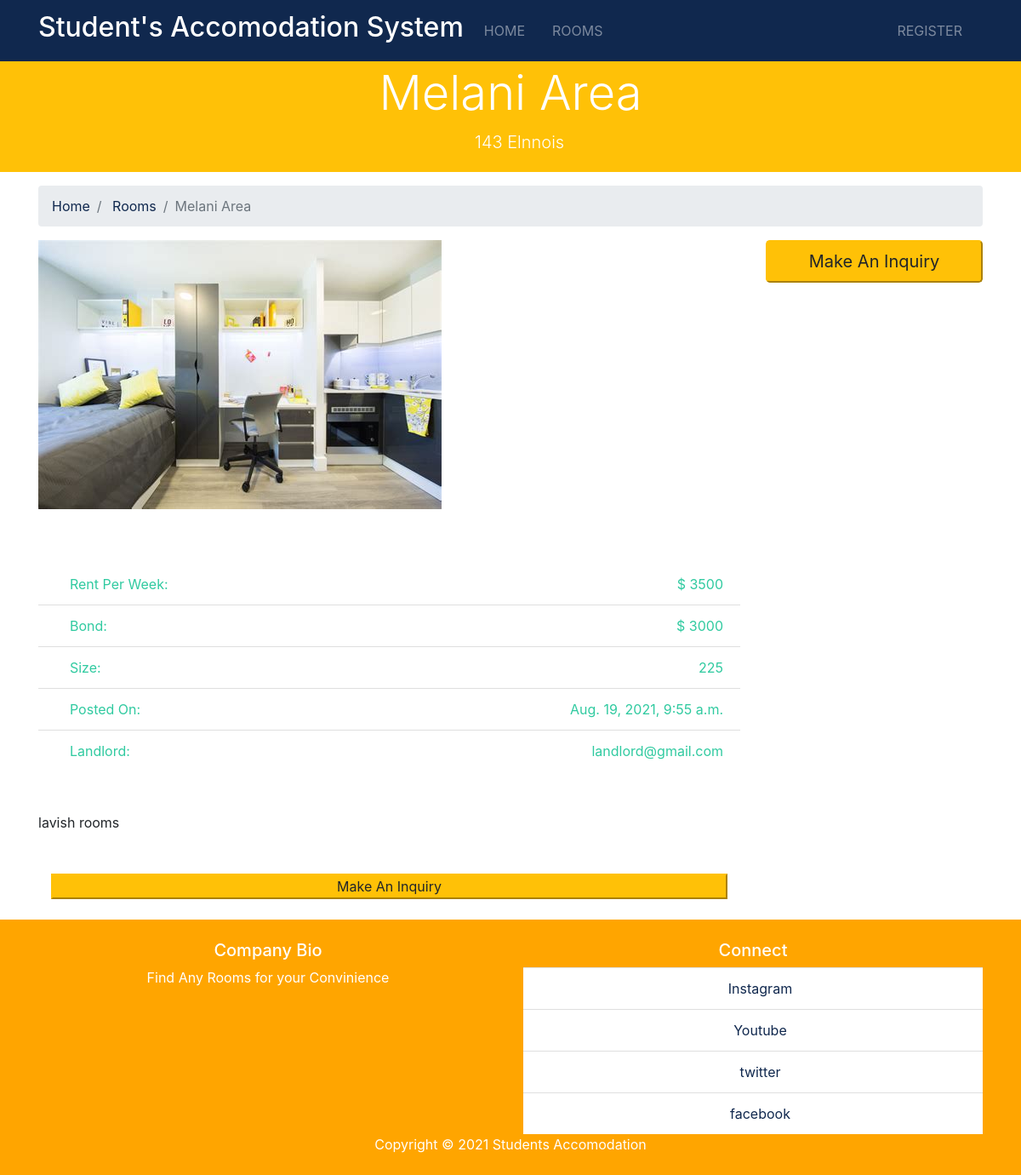
The page /1 on the database its author committed.
### apartments/models.py (models this page shows, shortened)
class Room(models.Model):
    statuses = (('under review', 'under review'),
                ('approved', 'approved'),
                ('submitted', 'submitted'),
                ('rejected', 'rejected'),)
    landlord = models.ForeignKey(Landlord, on_delete=models.DO_NOTHING)
    title = models.CharField(max_length=200)
    address = models.CharField(max_length=200)
    description = models.TextField()
    rent = models.IntegerField()
    bond_amount = models.IntegerField()
    size = models.IntegerField()
    photo_main = models.ImageField(upload_to='rooms/%Y/%m/%d/')
    photo_1 = models.ImageField(upload_to='rooms/%Y/%m/%d/', blank=True)
    photo_2 = models.ImageField(upload_to='rooms/%Y/%m/%d/', blank=True)
    photo_3 = models.ImageField(upload_to='rooms/%Y/%m/%d/', blank=True)
    photo_4 = models.ImageField(upload_to='rooms/%Y/%m/%d/', blank=True)
    photo_5 = models.ImageField(upload_to='rooms/%Y/%m/%d/', blank=True)
    photo_6 = models.ImageField(upload_to='rooms/%Y/%m/%d/', blank=True)
    photo_7 = models.ImageField(upload_to='rooms/%Y/%m/%d/', blank=True)
    photo_8 = models.ImageField(upload_to='rooms/%Y/%m/%d/', blank=True)
    photo_9 = models.ImageField(upload_to='rooms/%Y/%m/%d/', blank=True)
    is_available = models.BooleanField(default=False)
    is_approved = models.BooleanField(default=False)
    status = models.CharField(max_length=100, choices=statuses)
    list_date = models.DateTimeField(default=datetime.now, blank=True)

### landlord/models.py (models this page shows)
class Landlord(models.Model):
    user = models.ForeignKey(User, on_delete=models.CASCADE)
    def __str__(self):
        return self.user.username

### apartments/views.py (the view)
# urls.py: path('<int:room_id>', views.room, name='room'),
def room(request, room_id):
    room = get_object_or_404(Room, pk=room_id)
    context = {
        'room': room
    }
    return render(request, 'pages/room.html', context)

### templates/pages/room.html (shortened to what this page needs)
{%extends 'base.html'%}
{%load humanize%}
{%block content%}
<section id="showcase-inner" class="py-1 text-white btn-warning">
    <div class="container">
        <div class="row text-center">
            <div class="col-md-12">
                <h1 class="display-4">{{room.title}}</h1>
                <p class="lead">
                    <i class="fas fa-map-marker"></i> {{room.address}}
                </p>
            </div>
        </div>
    </div>
</section>
<section id="bc" class="mt-3">
    <div class="container">
        <nav>
            <ol class="breadcrumb">
                <li class="breadcrumb-item">
                    <a href="{%url 'apartments:rooms'%}">Home</a>
                </li>
                <li class="breadcrumb-item">
                    <a href="{%url 'apartments:rooms'%}">Rooms</a>
                </li>
                <li class="breadcrumb-item active">{{room.title}}</li>
            </ol>
        </nav>
    </div>
</section>
<section id="listing" class="">
    <div class="container">
        <div class="row">
            <div class="col-md-9">
                <img src="{{room.photo_main.url}}" alt="" class="img-main img-fluid mb-3">
                <div class="row mb-5 fields">
                    <div class="col-md-12">
                        <ul class="list-group list-group-flush">
                            <li class="list-group-item text-secondary">
                                <i class="fas fa-money-bill-alt"></i> Rent Per Week:
                                <span class="float-right">$ {{room.rent}}</span>
                            </li>
                            <li class="list-group-item text-secondary">
                                <i class="fas fa-bed"></i> Bond:
                                <span class="float-right">$ {{room.bond_amount}}</span>
                            </li>
                            <li class="list-group-item text-secondary">
                                <i class="fas fa-th-large"></i> Size:
                                <span class="float-right">{{room.size}}</span>
                            </li>
                            <li class="list-group-item text-secondary">
                                <i class="fas fa-calendar"></i> Posted On:
                                <span class="float-right">{{room.list_date}}</span>
                            </li>
                            <li class="list-group-item text-secondary">
                                <i class="fas fa-user"></i> Landlord:
                                <span class="float-right">{{room.landlord}}</span>
                            </li>
                        </ul>
                    </div>
                </div>
                <div class="row mb-5">
                    <div class="col-md-12">
                        {{room.description}}
                    </div>
                </div>
                <div class="col-md-12 mb-4">
                    <button class="btn-warning btn-block" data-toggle="modal" data-target="#inquiryModal">Make An
                        Inquiry</button>
                </div>
            </div>
            <div class="col-md-3">
                <button class="btn-warning btn-block btn-lg" data-toggle="modal" data-target="#inquiryModal">Make An
                    Inquiry</button>
            </div>
        </div>
    </div>
</section>
{%endblock%}

### accomodation/static/css/all.css (style rules this page uses)
.fa, .fas, .far, .fal, .fab { -moz-osx-font-smoothing: grayscale; -webkit-font-smoothing: antialiased; display: inline-block; font-style: normal; font-variant: normal; text-rendering: auto; line-height: 1; }
.fa-bed:before { content: "\f236"; }
.fa-calendar:before { content: "\f133"; }
.fa-map-marker:before { content: "\f041"; }
.fa-money-bill-alt:before { content: "\f3d1"; }
.fa-th-large:before { content: "\f009"; }
.fa-user:before { content: "\f007"; }
.fa, .fas { font-family: 'Font Awesome 5 Free'; font-weight: 900; }

### rows shown on the page
Room: title "Melani Area", address "143 Elnnois", photo_main (picture), rent "3500", bond_amount "3000", size "225", list_date "Aug. 19, 2021, 9:55 a.m.", landlord "landlord@gmail.com", description "lavish rooms"
